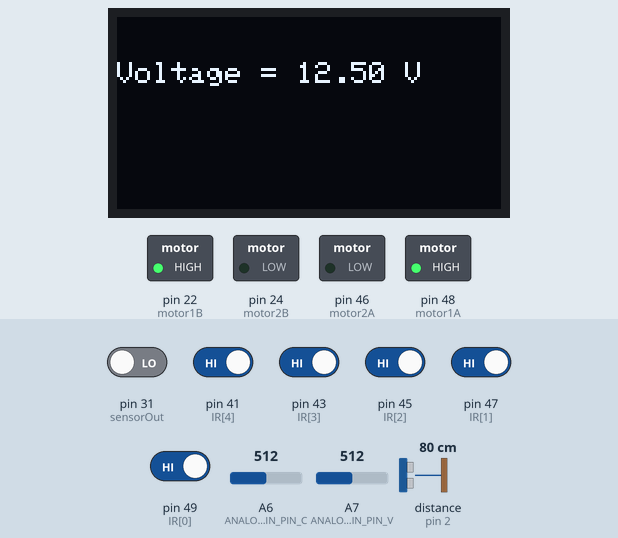
This sketch was run on a simulated Arduino Mega 2560, built for the host (arithmetic inside an expression is 32-bit, double 64-bit). On the bench: 128×64 one-colour display, switched loads named in the sketch (green lamp = pin HIGH). Wiring (inferred from the names in the program): ultrasonic range finder: trigger pin 3; echo pin 2. The test bench sets the inputs (shaded band); at power-on: pin 41 (IR[4]), pin 43 (IR[3]), pin 45 (IR[2]), pin 47 (IR[1]), pin 49 (IR[0]) HIGH, pin 31 (sensorOut) LOW, distance to the obstacle (sensor on pin 2) 80 cm, A6 (ANALOG_IN_PIN_C) = 512, A7 (ANALOG_IN_PIN_V) = 512. The echo pulse lasts 58.3 µs per cm; storage starts empty; pins used as bus, display or sensor lines are not drawn; what the sketch prints to the serial monitor is not drawn.

Above: at 1.2 s.
1.3 s: distance to the obstacle (sensor on pin 2) set to 10 cm
At 1.48 s:
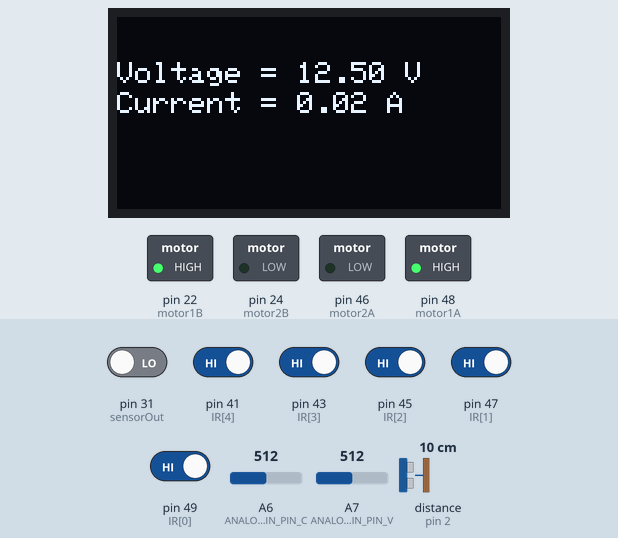
2.8 s: distance to the obstacle (sensor on pin 2) set to 7 cm
At 4.0 s:
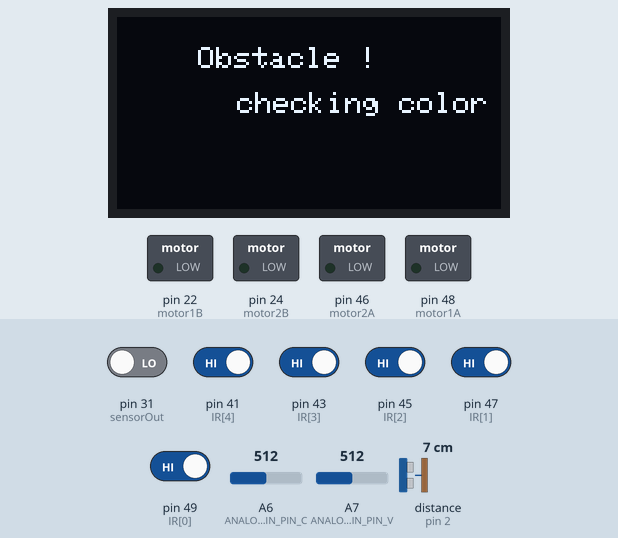
Timing chart, 0 to 5.8 s (numbered marks = the images above; inputs shaded):
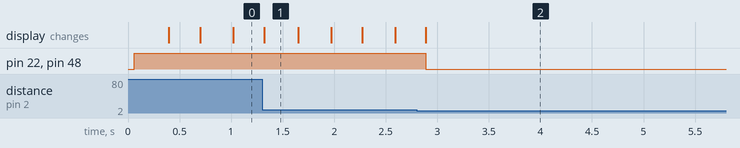

The sketch:

Arduino.ino
```cpp
#include <Wire.h>
#include <Adafruit_GFX.h>     //libraries for OLED
#include <Adafruit_SSD1306.h>

#include <SPI.h>             //libraries for SD card
#include <SD.h>


File myFile;     //MAKING OBJECT FOR SD CARD

#define SCREEN_WIDTH 128 // OLED display width, in pixels
#define SCREEN_HEIGHT 64 // OLED display height, in pixels

// Declaration for an SSD1306 display connected to I2C (SDA, SCL pins)
Adafruit_SSD1306 display(SCREEN_WIDTH, SCREEN_HEIGHT, &Wire, -1);

int IR[5]={49,47,45,43,41};   //IR array sensor pins
int sensor[5]={};                     //IR sensor data storing array

const int trigPin = 3;            // For ultrasonic sensor
const int echoPin = 2;
long duration;
int distance;

#define ANALOG_IN_PIN_V A7   //Pin for voltage sensor
#define ANALOG_IN_PIN_C A6   //Pin for current sensor

float adc_voltage = 0.0;   // Floats for ADC voltage & Input voltage
float in_voltage = 0.0;
float R1 = 30000.0;   // Floats for resistor values in divider (in ohms)
float R2 = 7500.0;
float ref_voltage = 5.0;   // Float for Reference Voltage
int adc_value = 0;    // Integer for ADC value

// Define color sensor pins
#define S0 33
#define S1 35
#define S2 37
#define S3 39
#define sensorOut 31

// Define motor pins
int motor1A = 48;
int motor1B = 22;
int motor2A = 46;
int motor2B = 24;

// Calibration Values
int redMin = 93; // Red minimum value
int redMax = 192; // Red maximum value
int greenMin = 107; // Green minimum value
int greenMax = 255; // Green maximum value
int blueMin = 87; // Blue minimum value
int blueMax = 209; // Blue maximum value

int redPW = 0;       // Variables for Color Pulse Width Measurements
int greenPW = 0;
int bluePW = 0;

int redValue;       // Variables for final Color values
int greenValue;
int blueValue;
//------------------------------------------------------------------------------------------------------------------------------------------------


void setup() {
  // put your setup code here, to run once:

  if(!display.begin(SSD1306_SWITCHCAPVCC, 0x3C)) {
    Serial.println(F("SSD1306 allocation failed"));
    for(;;);
  }
  display.clearDisplay();

  pinMode(trigPin, OUTPUT); // Sets the trigPin as an Output
  // Set color sensor pins as outputs
  pinMode(S0, OUTPUT);
  pinMode(S1, OUTPUT);
  pinMode(S2, OUTPUT);
  pinMode(S3, OUTPUT);
  // Set motor pins as outputs
  pinMode(motor1A, OUTPUT);
  pinMode(motor1B, OUTPUT);
  pinMode(motor2A, OUTPUT);
  pinMode(motor2B, OUTPUT);


  pinMode(sensorOut, INPUT);   // Set Color Sensor output as input
  pinMode(echoPin, INPUT);    // Sets the echoPin as an Input

  digitalWrite(S0,HIGH);    // Set Frequency scaling to 20% for color sensor
  digitalWrite(S1,LOW);

  // Setup Serial Monitor
  Serial.begin(115200);

  for(int i=0;i<=4;i++)
  pinMode(IR[i],INPUT);      //decalaring ir sensor pins as inputs

  SD.begin(53);

}
//------------------------------------------------------------------------------------------------------------------------------------------------


void loop() {
  // put your main code here, to run repeatedly:
  myFile = SD.open("full.txt", FILE_WRITE);
  // write to it:
  myFile.println("--*****----------------------------------------------*****--");
  int dis = ULTRA();
  float Amp=Current();
  float bat=Vol();

  Serial.println(Amp);

 // Serial.println(dis);

 while(dis<=7)
  {
   display.clearDisplay();
  //obstacle detected
  display.setCursor(27, 10);
  display.setTextSize(1);
  display.setTextColor(WHITE);
  display.print("Obstacle !");
  display.setCursor(40, 25);
  display.setTextSize(1);
  display.setTextColor(WHITE);
  display.println("checking color");
  display.display();

  stop();
  colr();

  dis= ULTRA();

  }

  turn();   //calling turn function


   myFile.println("Total Current = ");   //storing current data in SD card
   myFile.print(Amp);

   myFile.println("Total Voltage = ");   //storing voltage data in SD card
   myFile.print(bat);


  myFile.println("No Obstacle");
  myFile.println("*****----------------------------------------------*****");
  myFile.close();

  display.clearDisplay();

  //Voltage sensor
  display.setCursor(0, 15);
  display.setTextSize(1);
  display.setTextColor(WHITE);
  display.print("Voltage = ");
  display.print(bat);
  display.print(" V");
  display.display();

  //Current sensor
  display.setCursor(0, 25);
  display.setTextSize(1);
  display.setTextColor(WHITE);
  display.print("Current = ");
  display.print(Amp);
  display.print(" A");
  display.display();

  //Obstacle
  display.setCursor(0, 35);
  display.setTextSize(1);
  display.setTextColor(WHITE);
  display.print("No Obstacle !");
  display.display();

  Serial.println(bat);
}
//-------------------------------------------------------------------------------------------------------------
void turn()
{
for(int i=0;i<=4;i++)
  {
  sensor[i] = digitalRead(IR[i]);  //Storing data in of array
  Serial.print(sensor[i]);
  myFile.print(sensor[i]);

  }
  myFile.println("_________________-");

if( ( sensor[0]==1 && sensor[1]==1 && sensor[2]==0 && sensor[3]==0 && sensor[4]==0 ) || (sensor[0]==1 && sensor[1]==1 && sensor[2]==1 && sensor[3]==0 && sensor[4]==0  ) || (sensor[0]==1 && sensor[1]==1 && sensor[2]==1 && sensor[3]==1 && sensor[4]==0  )||(sensor[0]==1 && sensor[1]==1 && sensor[2]==1 && sensor[3]==0 && sensor[4]==1  ))
{
  digitalWrite(motor1A,HIGH);
  digitalWrite(motor2A,LOW);   //RIGHT
  digitalWrite(motor1B,LOW);
  digitalWrite(motor2B,LOW);
  myFile.println("Turn Data = Right");
}
if((sensor[0]==0 && sensor[1]==0 && sensor[2]==0 && sensor[3]==1 && sensor[4]==1 )||(sensor[0]==0 && sensor[1]==0 && sensor[2]==1 && sensor[3]==1 && sensor[4]==1  )||(sensor[0]==0 && sensor[1]==1 && sensor[2]==1 && sensor[3]==1 && sensor[4]==1  )||(sensor[0]==1 && sensor[1]==0 && sensor[2]==1 && sensor[3]==1 && sensor[4]==1  ))
{
  digitalWrite(motor1A,LOW);
  digitalWrite(motor2A,LOW);   //LEFT
  digitalWrite(motor1B,HIGH);
  digitalWrite(motor2B,LOW);
  myFile.println("Turn Data = Left");
}
if((sensor[0]==1 && sensor[1]==0 && sensor[2]==0 && sensor[3]==0 && sensor[4]==1 )||(sensor[0]==1 && sensor[1]==1 && sensor[2]==0 && sensor[3]==1 && sensor[4]==1  )||(sensor[0]==1 && sensor[1]==1 && sensor[2]==1 && sensor[3]==1 && sensor[4]==1))
{
  digitalWrite(motor1A,HIGH);
  digitalWrite(motor2A,LOW);   //FORWARD
  digitalWrite(motor1B,HIGH);
  digitalWrite(motor2B,LOW);
  myFile.println("Turn Data = Forward");
}
if((sensor[0]==0 && sensor[1]==0 && sensor[2]==0 && sensor[3]==0 && sensor[4]==0))
{
  digitalWrite(motor1A,LOW);
  digitalWrite(motor2A,LOW);   //STOP
  digitalWrite(motor1B,LOW);
  digitalWrite(motor2B,LOW);
  myFile.println("Turn Data = Stop");
}
}
//-------------------------------------------------------------------------------------------------------------
int ULTRA()
{
 digitalWrite(trigPin, LOW);
 delayMicroseconds(2);
  // Sets the trigPin on HIGH state for 10 micro seconds
  digitalWrite(trigPin, HIGH);
  delayMicroseconds(10);
  digitalWrite(trigPin, LOW);
  // Reads the echoPin, returns the sound wave travel time in microseconds
  duration = pulseIn(echoPin, HIGH);
  // Calculating the distance
  distance = duration * 0.034 / 2;
  // Prints the distance on the Serial Monitor
  return distance;
}
//-------------------------------------------------------------------------------------------------------------
float Current()
{
  int adc = analogRead(ANALOG_IN_PIN_C);
  float voltage = adc * 5 / 1023.0;
  float current = (voltage - 2.5) / 0.100;
  //if (current < 0.16)
  //current = 0;
  return current;

}
//-------------------------------------------------------------------------------------------------------------
float Vol()
{
   // Read the Analog Input
   adc_value = analogRead(ANALOG_IN_PIN_V);

   // Determine voltage at ADC input
   adc_voltage  = (adc_value * ref_voltage) / 1024.0;

   // Calculate voltage at divider input
   in_voltage = adc_voltage / (R2/(R1+R2)) ;
   return in_voltage;

}
//-------------------------------------------------------------------------------------------------------------
void colr()
{
  for(int i=0;i<=5;i++)

 {
  // Read Red value
   redPW = getRedPW();
  // Map to value from 0-255
  redValue = map(redPW, redMin,redMax,255,0);
  // Delay to stabilize sensor
  delay(200);

  // Read Green value
  greenPW = getGreenPW();
  // Map to value from 0-255
  greenValue = map(greenPW, greenMin,greenMax,255,0);
  // Delay to stabilize sensor
  delay(200);

  // Read Blue value
  bluePW = getBluePW();
  // Map to value from 0-255
  blueValue = map(bluePW, blueMin,blueMax,255,0);
  // Delay to stabilize sensor
  delay(200);

 if(redValue <= 50 && greenValue <=50 && blueValue <=50 && redValue >= 10 && greenValue >=10 && blueValue >=10  )
  {
  myFile.println("Black Obstacle");
  myFile.println("Stopped!");
  myFile.println("*****----------------------------------------------*****");
  myFile.close();

  display.clearDisplay();
  //Black obstacle
  display.setCursor(27, 10);
  display.setTextSize(1);
  display.setTextColor(WHITE);
  display.print("Black Obstacle");
  display.setCursor(40, 25);
  display.setTextSize(1);
  display.setTextColor(WHITE);
  display.println("Stopped!");
  display.display();


    while(1)
    { stop(); }
  }

 if(redValue>greenValue && redValue > blueValue && greenValue<=163 && greenValue>=76&& blueValue<=155 && blueValue>=59)
  {
  myFile.println("Red Obstacle");
  myFile.println("Stopped!");
  myFile.println("*****----------------------------------------------*****");
  myFile.close();

  display.clearDisplay();
  //red obstacle
  display.setCursor(27, 10);
  display.setTextSize(1);
  display.setTextColor(WHITE);
  display.print("Red Obstacle");
  display.setCursor(40, 25);
  display.setTextSize(1);
  display.setTextColor(WHITE);
  display.println("Stopped!");
  display.display();
    while(1)
    { stop(); }
}
}
}
//-------------------------------------------------------------------------------------------------------------
int getRedPW() {                            // Function to read Read Pulse Widths
  // Set sensor to read Red only
  digitalWrite(S2,LOW);
  digitalWrite(S3,LOW);
  // Define integer to represent Pulse Width
  int PW;
  // Read the output Pulse Width
  PW = pulseIn(sensorOut, LOW);
  // Return the value
  return PW;

}
//-------------------------------------------------------------------------------------------------------------
int getGreenPW() {                        // Function to read Green Pulse Widths
  // Set sensor to read Green only
  digitalWrite(S2,HIGH);
  digitalWrite(S3,HIGH);
  // Define integer to represent Pulse Width
  int PW;
  // Read the output Pulse Width
  PW = pulseIn(sensorOut, LOW);
  // Return the value
  return PW;

}
//-------------------------------------------------------------------------------------------------------------
int getBluePW() {                      // Function to read Blue Pulse Widths
  // Set sensor to read Blue only
  digitalWrite(S2,LOW);
  digitalWrite(S3,HIGH);
  // Define integer to represent Pulse Width
  int PW;
  // Read the output Pulse Width
  PW = pulseIn(sensorOut, LOW);
  // Return the value
  return PW;

}
//-------------------------------------------------------------------------------------------------------------
void stop()
{
  digitalWrite(motor1A,LOW);
  digitalWrite(motor2A,LOW);   //STOP
  digitalWrite(motor1B,LOW);
  digitalWrite(motor2B,LOW);

}
//-------------------------------------------------------------------------------------------------------------
```

Measured:
- the behaviour switches between 9 and 8 cm on distance to the obstacle (sensor on pin 2) (found by bisection; images 1 and 2)
- after the input at 2.8 s, pin 22 (motor1B), pin 48 (motor1A): HIGH → LOW after 0.09 s; the display: changes after 0.09 s (image 2)
